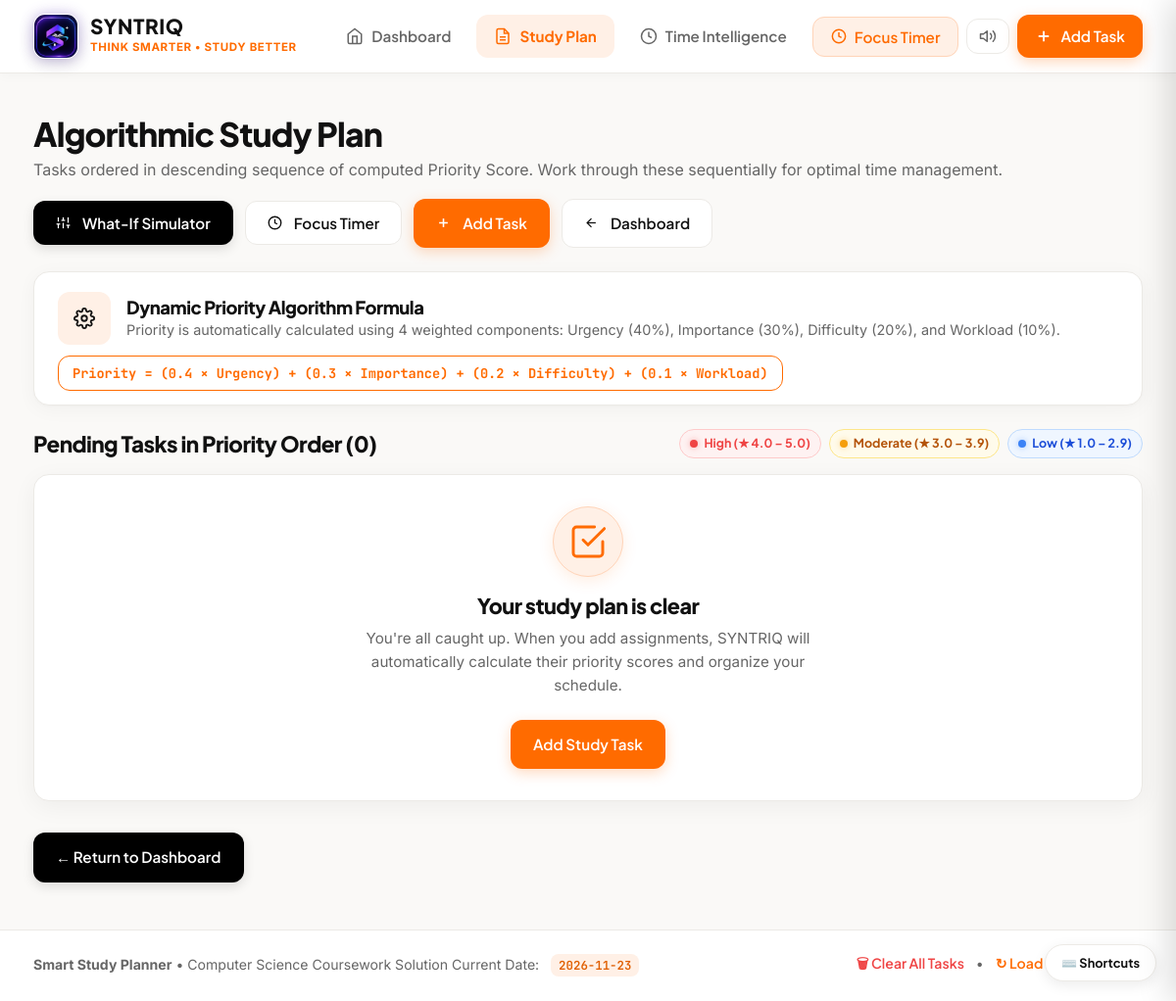
Before: /study-plan with the older database file.
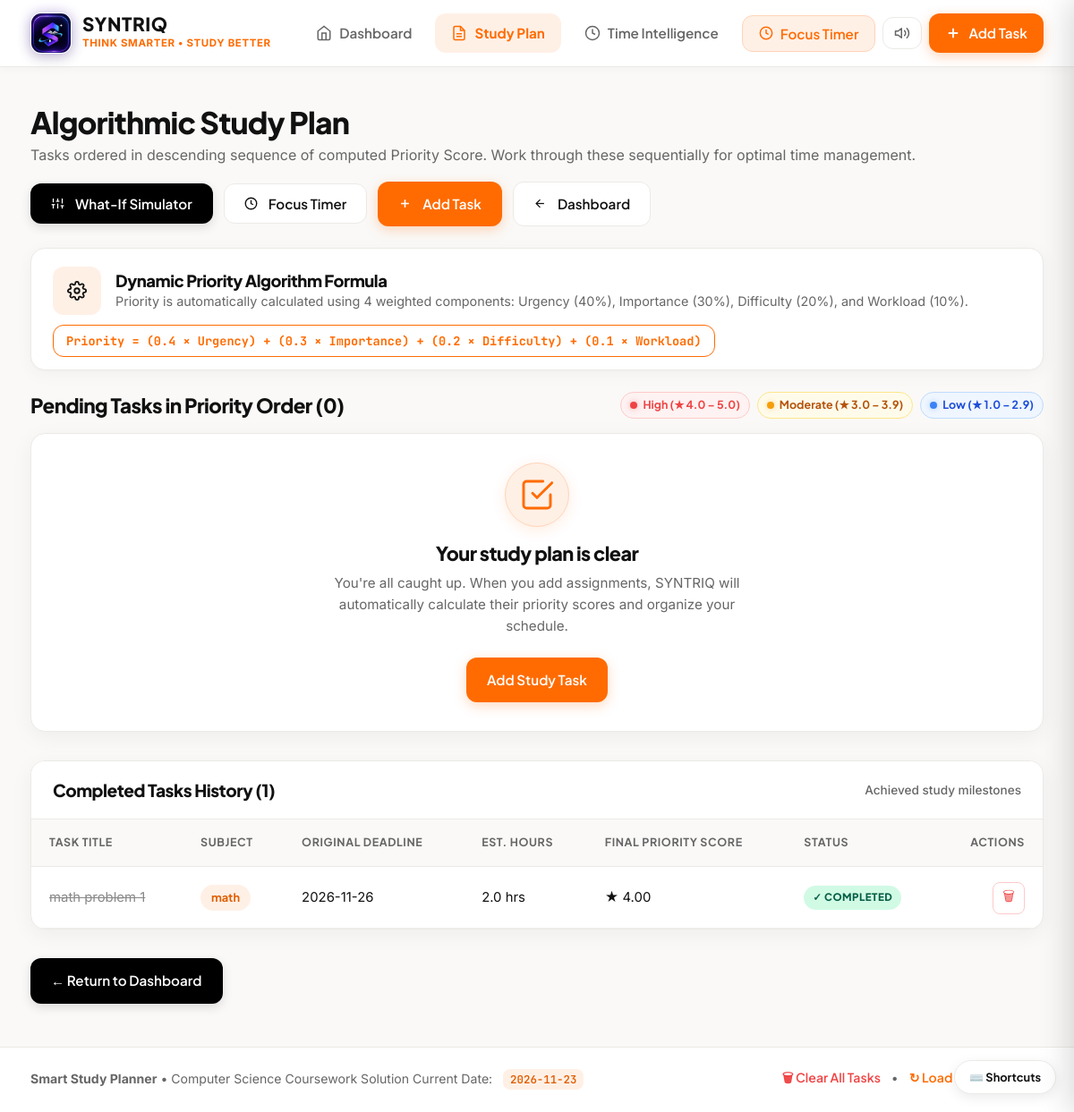
After: the same page with the newer database file.
### tables this page shows
CREATE TABLE "Tasks" (
                        Task_ID INTEGER PRIMARY KEY AUTOINCREMENT,
                        Task_Title TEXT NOT NULL,
                        Task_Subject TEXT NOT NULL,
                        Task_Deadline TEXT NOT NULL,
                        Task_Difficulty INTEGER NOT NULL CHECK (Task_Difficulty BETWEEN 1 AND 5),
                        Task_Importance INTEGER NOT NULL CHECK (Task_Importance BETWEEN 1 AND 5),
                        Estimated_Hours REAL DEFAULT NULL,
                        Target_Hours REAL DEFAULT NULL,
                        Total_Tracked_Seconds INTEGER NOT NULL DEFAULT 0,
                        Priority_Score REAL NOT NULL,
                        Task_Status TEXT NOT NULL DEFAULT 'Pending' CHECK (Task_Status IN ('Pending', 'Completed')),
                        First_Tracked_At TEXT DEFAULT NULL,
                        Completed_At TEXT DEFAULT NULL
                    );

### app.py (the view)
@app.route("/study-plan")
def study_plan():
    tasks = database.get_study_plan(DB_FILE)
    completed_tasks = database.get_completed_tasks(DB_FILE)
    return render_template(
        "study_plan.html",
        tasks=tasks,
        completed_tasks=completed_tasks
    )

### app.py (called while the page is built)
def get_db():
    return app.config.get("DB_FILE", DB_FILE)

@app.context_processor
def inject_today():
    today = date.today()
    try:
        active_session = database.get_active_session(get_db())
    except Exception:
        active_session = None
    return {
        "current_date": today,
        "active_session": active_session
    }

### database.py (called while the page is built)
def get_db_connection(db_path: str = DEFAULT_DB_PATH) -> sqlite3.Connection:
    conn = sqlite3.connect(db_path)
    conn.row_factory = sqlite3.Row
    conn.execute("PRAGMA foreign_keys = ON")
    return conn

def get_completed_tasks(db_path: str = DEFAULT_DB_PATH) -> List[Dict[str, Any]]:
    conn = get_db_connection(db_path)
    cursor = conn.cursor()
    cursor.execute("SELECT * FROM Tasks WHERE Task_Status = 'Completed' ORDER BY Task_Deadline DESC")
    rows = cursor.fetchall()
    conn.close()
    return [_format_task_dict(dict(row)) for row in rows]

### priority_calculator.py (called while the page is built)
def is_overdue(deadline: Union[str, date], current_date: date = None) -> bool:
    if current_date is None:
        current_date = date.today()
    deadline_date = parse_date(deadline)
    return deadline_date < current_date

### templates/study_plan.html (shortened to what the changed rows need)
{% extends "base.html" %}
{% block content %}
<div class="study-plan-page">
    <div class="page-header">
        <div class="header-intro">
            <h1 class="page-title">Algorithmic Study Plan</h1>
        </div>
    </div>
    <div class="prioritized-section">
        <div class="section-title-bar">
            <h2>Pending Tasks in Priority Order ({{ tasks|length }})</h2>
        </div>
    </div>
    {% if completed_tasks %}
    <div class="card completed-section mt-4">
        <div class="card-header">
            <h3 class="card-title">Completed Tasks History ({{ completed_tasks|length }})</h3>
            <span class="card-subtitle">Achieved study milestones</span>
        </div>
        <div class="card-body p-0">
            <div class="table-responsive">
                <table class="data-table">
                    <thead>
                        <tr>
                            <th>Task Title</th>
                            <th>Subject</th>
                            <th>Original Deadline</th>
                            <th>Est. Hours</th>
                            <th>Final Priority Score</th>
                            <th>Status</th>
                            <th style="text-align: right;">Actions</th>
                        </tr>
                    </thead>
                    <tbody>
                        {% for task in completed_tasks %}
                        <tr style="--stagger: {{ loop.index0 }};">
                            <td data-label="Task Title"><span class="task-completed-strikethrough">{{ task.Task_Title }}</span></td>
                            <td data-label="Subject"><span class="subject-tag">{{ task.Task_Subject }}</span></td>
                            <td data-label="Original Deadline">{{ task.Task_Deadline }}</td>
                            <td data-label="Est. Hours">{{ task.Estimated_Hours }} hrs</td>
                            <td data-label="Final Priority Score">★ {{ "%.2f"|format(task.Priority_Score) }}</td>
                            <td data-label="Status"><span class="badge badge-success">✓ Completed</span></td>
                            <td data-label="Actions" style="text-align: right;">
                                <form action="{{ url_for('delete_task', task_id=task.Task_ID) }}" method="POST" style="display:inline;" onsubmit="return confirm('Permanently delete this completed record?');">
                                    <button type="submit" class="btn-action btn-delete" title="Delete">🗑</button>
                                </form>
                            </td>
                        </tr>
                        {% endfor %}
                    </tbody>
                </table>
            </div>
        </div>
    </div>
    {% endif %}
</div>
{% endblock %}

Changed rows visible on the page:
added Tasks: Task_Title "math problem 1", Task_Subject "math", Task_Deadline "2026-11-26", Estimated_Hours "2.0", Priority_Score "4.00"
Other visible differences:
{{ completed_tasks|length }}: (not shown) → "1"
text now shown: "Completed Tasks History ( ) Achieved study milestones TASK TITLE SUBJECT ORIGINAL DEADLINE EST. HOURS FINAL PRIORITY SCORE STATUS ACTIONS"
